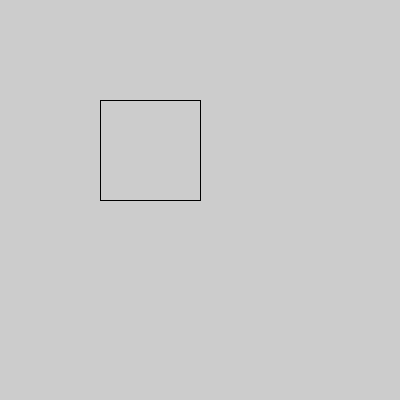
Frame 1 (no input)
Frame 60 (the mouse pressed at the canvas centre just before this capture): identical to frame 1, image omitted
Frame 120 (the mouse held since frame 60 and released just before this capture): identical to frame 1, image omitted

The Processing sketch that drew this single still picture (run headless with seeded random() and noise(); from frame 60 on, the mouse is pressed at the canvas centre):

// Processing sketch: sketch_9_4_vierkanten
// ── sketch_9_4_vierkanten.pde
void setup() {
  size(400, 400);
  vierkant(100, 100, 200, 200);
 
}

void draw() {
  //background(255,255,255,255);
}

void vierkant(int x1, int y1, int x2, int y2) {
  line(x1, y1, x2, y1);
  line(x2, y1, x2, y2);
  line(x1, y2, x1, y1);
  line(x1, y2, x2, y2);
}
